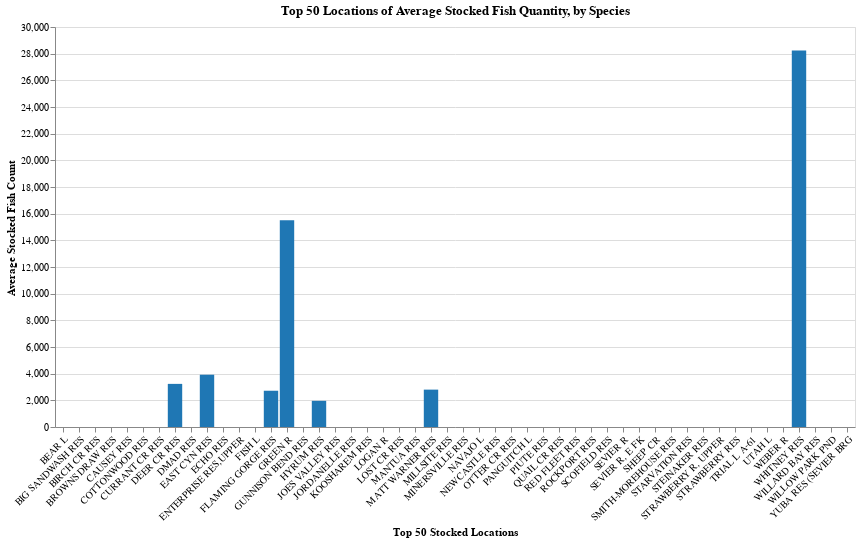

This figure's notebook cell:
### Markdown cell above
### Vis: Interactive Bar and Dropdown to Find Location of Fish Species

### Code cell
# Average quantity of fish stocked per location
average_quantity_by_water = (
    fish_stock_data.groupby(['Water Name'])['Quantity'].mean().reset_index()
)
average_quantity_by_water.rename(columns={'Quantity': 'Avg_Quantity'}, inplace=True)

# Top 50 water locations
top_50_water_names = (
    fish_stock_data.groupby(['Water Name'])['Quantity'].sum()
    .nlargest(50)
    .index
)

# Filter the data to include the top 50 water names
filtered_data = fish_stock_data[
    fish_stock_data['Water Name'].isin(top_50_water_names)
]

# Default to the first species
default_species = sorted(fish_stock_data['Species'].unique())[0]

# Dropdown selection
species_dropdown = alt.binding_select(
    name='Select a Species: ',
    options=sorted(fish_stock_data['Species'].unique()),
)
species_selection = alt.selection_point(fields=['Species'], bind=species_dropdown, value=default_species)

chart_data = filtered_data.groupby(['Water Name', 'Species'])['Quantity'].mean().reset_index()
chart_data.rename(columns={'Quantity': 'Avg_Quantity'}, inplace=True)

# Bar Chart
bar_chart = alt.Chart(chart_data).mark_bar().encode(
    x=alt.X(
        'Water Name:N', 
        sort=None, 
        axis=alt.Axis(labelAngle=-45), 
        title='Top 50 Stocked Locations',
        scale=alt.Scale(domain=filtered_data['Water Name'].unique(), paddingInner=0.1)
    ),
    y=alt.Y('Avg_Quantity:Q', title='Average Stocked Fish Count'),
    color=alt.condition(
        species_selection,
        alt.Color('Species:N', legend=None, scale=alt.Scale(scheme='category20')),
        alt.value('lightgray')
    ),
    tooltip=['Water Name', 'Species', 'Avg_Quantity']
).transform_filter(
    species_selection
).properties(
    width=800,
    height=400,
    title='Top 50 Locations of Average Stocked Fish Quantity, by Species'
).add_params(
    species_selection
)
bar_chart

### Figure 1 — Vega-Lite specification as saved in the notebook (floating-point values rounded to 4 significant figures; data arrays with more than 128 entries replaced by an {"elided": "..."} marker saying what was removed)
{"config": {"view": {"continuousWidth": 300, "continuousHeight": 300}}, "data": {"name": "data-17617431fdc7a2f6740b0c9192637ce8"}, "mark": {"type": "bar"}, "encoding": {"color": {"condition": {"param": "param_16", "field": "Species", "legend": null, "scale": {"scheme": "category20"}, "type": "nominal"}, "value": "lightgray"}, "tooltip": [{"field": "Water Name", "type": "nominal"}, {"field": "Species", "type": "nominal"}, {"field": "Avg_Quantity", "type": "quantitative"}], "x": {"axis": {"labelAngle": -45}, "field": "Water Name", "scale": {"domain": ["BEAR L", "BIG SANDWASH RES", "BIRCH CR RES", "BROWNS DRAW RES", "CAUSEY RES", "COTTONWOOD RES", "CURRANT CR RES", "DEER CR RES", "DMAD RES", "EAST CYN RES", "ECHO RES", "ENTERPRISE RES,UPPER", "FISH L", "FLAMING GORGE RES", "GREEN R", "GUNNISON BEND RES", "HYRUM RES", "JOES VALLEY RES", "JORDANELLE RES", "KOOSHAREM RES", "LOGAN R", "LOST CR RES", "MANTUA RES", "MATT WARNER RES", "MILLSITE RES", "MINERSVILLE RES", "NAVAJO L", "NEWCASTLE RES", "OTTER CR RES", "PANGUITCH L", "PIUTE RES", "QUAIL CR RES", "RED FLEET RES", "ROCKPORT RES", "SCOFIELD RES", "SEVIER R", "SEVIER R, E FK", "SHEEP CR", "SMITH-MOREHOUSE RES", "STARVATION RES", "STEINAKER RES", "STRAWBERRY R, UPPER", "STRAWBERRY RES", "TRIAL L A-61", "UTAH L", "WEBER R", "WHITNEY RES", "WILLARD BAY RES", "WILLOW PARK PND", "YUBA RES (SEVIER BRG"], "paddingInner": 0.1}, "sort": null, "title": "Top 50 Stocked Locations", "type": "nominal"}, "y": {"field": "Avg_Quantity", "title": "Average Stocked Fish Count", "type": "quantitative"}}, "height": 400, "params": [{"name": "param_16", "select": {"type": "point", "fields": ["Species"]}, "bind": {"input": "select", "options": ["ALL TROUT", "BASS LARGEMOUTH", "BASS SMALLMOUTH", "BROOK TROUT", "BROWN TROUT", "BULLHEAD BLACK", "CHANNEL CATFISH", "CHUB", "CRAPPIE BLACK", "CRAPPIE WHITE", "CUTTHROAT", "DACE", "FLANNELMOUTH SUCKER", "GOLDEN TROUT", "GRASS CARP STERILE", "GRAYLING ARCTIC", "KOKANEE", "LAKE TROUT", "MINNOW", "MUSKIE TIGER", "PERCH YELLOW", "RAINBOW", "RAINBOW ALBINO", "SCULPIN", "SPLAKE", "SUCKER", "SUCKER GREEN", "SUNFISH BLUEGILL", "TIGER TROUT", "WALLEYE", "WHITEFISH", "WIPER", "WOUNDFIN MINNOW"], "name": "Select a Species: "}, "value": "ALL TROUT"}], "title": "Top 50 Locations of Average Stocked Fish Quantity, by Species", "transform": [{"filter": {"param": "param_16"}}], "width": 800, "$schema": "https://vega.github.io/schema/vega-lite/v5.20.1.json", "datasets": {"data-17617431fdc7a2f6740b0c9192637ce8": {"elided": "272 records"}}}
